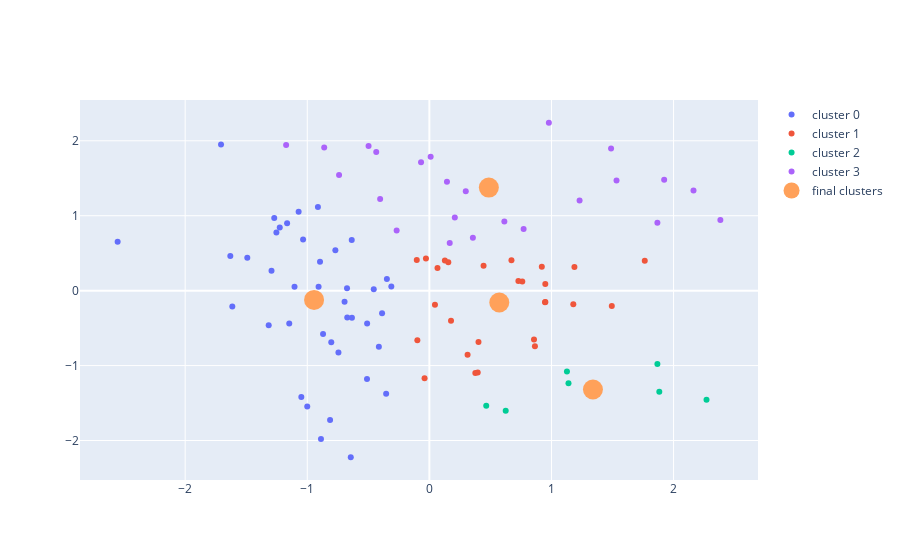

The notebook cell saved with this chart:
### Code cell
labels = sk_kmeans.labels_
clusters = sk_kmeans.cluster_centers_

fig = go.Figure()
# cluster 0
cluster_1 = np.where(labels==0)
fig.add_trace(go.Scatter(x=X[cluster_1][:,0], y=X[cluster_1][:,1], mode='markers', name='cluster 0'))
# cluster 1
cluster_1 = np.where(labels==1)
fig.add_trace(go.Scatter(x=X[cluster_1][:,0], y=X[cluster_1][:,1], mode='markers', name='cluster 1'))
# cluster 2
cluster_2 = np.where(labels==2)
fig.add_trace(go.Scatter(x=X[cluster_2][:,0], y=X[cluster_2][:,1], mode='markers', name='cluster 2'))
# cluster 3
cluster_3 = np.where(labels==3)
fig.add_trace(go.Scatter(x=X[cluster_3][:,0], y=X[cluster_3][:,1], mode='markers', name='cluster 3'))
# final clusters
fig.add_trace(go.Scatter(x=clusters[:,0], y=clusters[:,1], mode='markers', name='final clusters',
                        marker=dict(size=20)))


fig.show()

### Figure 1 — Plotly figure (JSON) as saved in the notebook; plotly's stock layout.template omitted (floating-point values rounded to 4 significant figures)
{"data": [{"mode": "markers", "name": "cluster 0", "type": "scatter", "x": [-2.553, -0.8878, -0.3479, -0.3873, -1.049, -1.706, -0.5097, -1.253, -1.614, -0.8955, -0.5108, -0.6343, -0.6725, -0.8131, -1.63, -0.9073, -0.8708, -0.3116, -1.165, -1.071, -1.27, -0.4136, -0.6946, -0.7699, -0.6743, -0.6358, -1.491, -0.9128, -1.316, -0.7448, -1.147, -1.225, -1.0, -1.034, -0.8034, -0.4555, -0.354, -0.6436, -1.104, -1.293], "y": [0.6536, -1.981, 0.1563, -0.3023, -1.42, 1.951, -0.4381, 0.7775, -0.2127, 0.3869, -1.181, -0.3627, -0.3596, -1.726, 0.4628, 0.05195, -0.5788, 0.05617, 0.9008, 1.054, 0.9694, -0.7475, -0.1496, 0.5392, 0.03183, 0.6764, 0.4394, 1.117, -0.4616, -0.8264, -0.4378, 0.8444, -1.545, 0.6816, -0.6895, 0.01748, -1.375, -2.223, 0.05217, 0.2671]}, {"mode": "markers", "name": "cluster 1", "type": "scatter", "x": [1.764, 0.9501, -0.1032, 0.761, 0.4439, 1.494, 0.3131, 0.8644, 0.04576, 0.1549, -0.02818, 0.06652, 0.1774, 0.7291, 0.4023, 1.179, 0.1269, 0.9473, 0.3764, 0.6723, 0.5766, 0.396, -0.09845, 0.9494, 1.188, 0.9209, 0.8568, -0.03928, 0.5233], "y": [0.4002, -0.1514, 0.4106, 0.1217, 0.3337, -0.2052, -0.8541, -0.7422, -0.1872, 0.3782, 0.4283, 0.3025, -0.4018, 0.129, -0.6848, -0.1799, 0.402, -0.155, -1.099, 0.4075, -0.2083, -1.093, -0.6635, 0.08755, 0.3169, 0.3187, -0.651, -1.168, -0.1715]}, {"mode": "markers", "name": "cluster 2", "type": "scatter", "x": [1.868, 2.27, 1.139, 0.4657, 1.883, 1.127, 0.6252], "y": [-0.9773, -1.454, -1.235, -1.536, -1.348, -1.08, -1.602]}, {"mode": "markers", "name": "cluster 3", "type": "scatter", "x": [0.9787, 0.144, 1.533, 1.23, 1.488, -0.4032, 0.2083, 0.3564, 0.0105, -1.173, 1.923, 1.868, -0.8612, -0.268, 0.6141, 0.2982, -0.4352, 0.1667, 2.383, -0.06824, -0.498, -0.7396, 0.7718, 2.163], "y": [2.241, 1.454, 1.469, 1.202, 1.896, 1.222, 0.9766, 0.7066, 1.786, 1.944, 1.481, 0.906, 1.91, 0.8025, 0.9222, 1.326, 1.849, 0.635, 0.9445, 1.713, 1.93, 1.543, 0.8235, 1.337]}, {"marker": {"size": 20}, "mode": "markers", "name": "final clusters", "type": "scatter", "x": [-0.9443, 0.5728, 1.34, 0.4871], "y": [-0.1233, -0.1579, -1.319, 1.376]}], "layout": {}}
